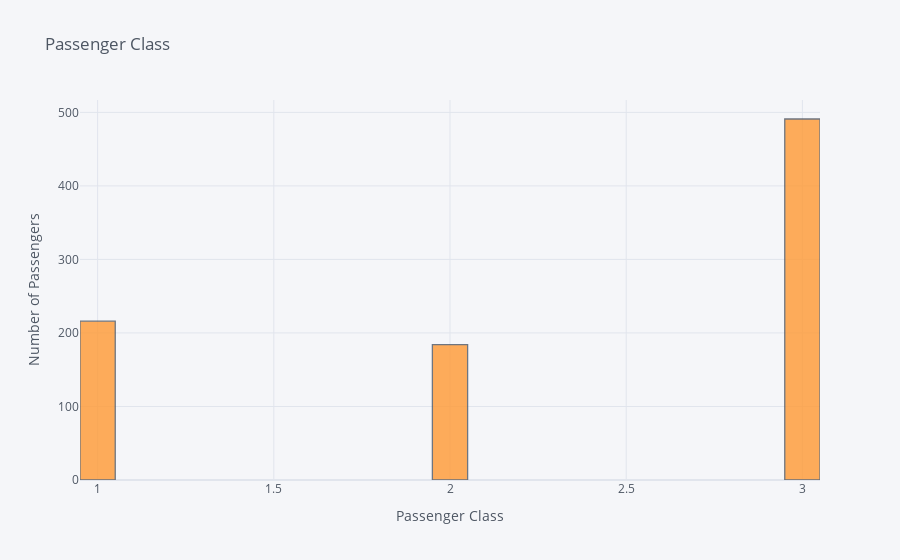

The notebook cell saved with this chart:
### Code cell
df_train['Pclass'].iplot(kind='hist', bins=30, title='Passenger Class',xTitle='Passenger Class',
    yTitle='Number of Passengers')

### Figure 1 — Plotly figure (JSON) as saved in the notebook; plotly's stock layout.template omitted (floating-point values rounded to 4 significant figures; data arrays with more than 128 entries replaced by an {"elided": "..."} marker saying what was removed)
{"data": [{"histfunc": "count", "histnorm": "", "marker": {"color": "rgba(255, 153, 51, 1.0)", "line": {"color": "#4D5663", "width": 1.3}}, "name": "Pclass", "nbinsx": 30, "opacity": 0.8, "orientation": "v", "type": "histogram", "x": {"elided": "891 int values"}}], "layout": {"barmode": "overlay", "legend": {"bgcolor": "#F5F6F9", "font": {"color": "#4D5663"}}, "paper_bgcolor": "#F5F6F9", "plot_bgcolor": "#F5F6F9", "title": {"font": {"color": "#4D5663"}, "text": "Passenger Class"}, "xaxis": {"gridcolor": "#E1E5ED", "showgrid": true, "tickfont": {"color": "#4D5663"}, "title": {"font": {"color": "#4D5663"}, "text": "Passenger Class"}, "zerolinecolor": "#E1E5ED"}, "yaxis": {"gridcolor": "#E1E5ED", "showgrid": true, "tickfont": {"color": "#4D5663"}, "title": {"font": {"color": "#4D5663"}, "text": "Number of Passengers"}, "zerolinecolor": "#E1E5ED"}}}
